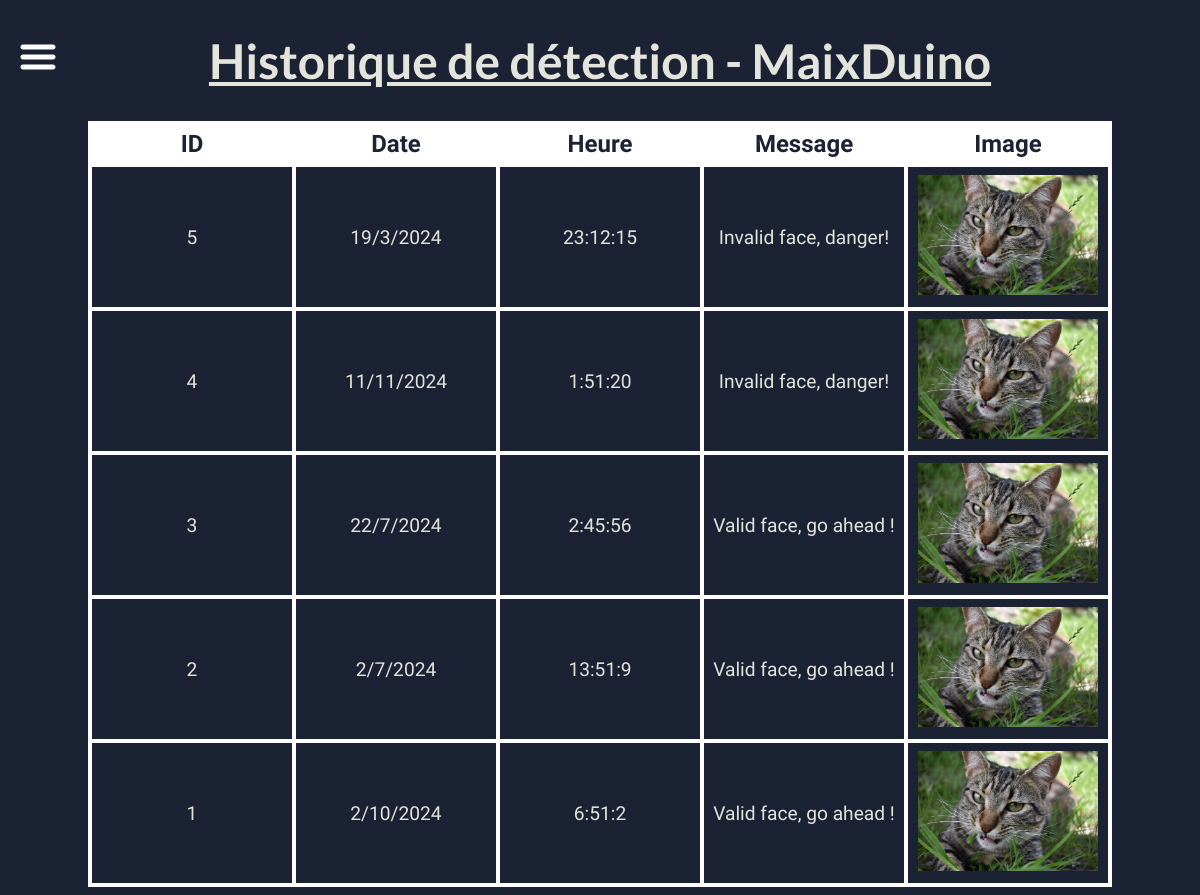
The app's page /history with its own data.
### tables this page shows
CREATE TABLE history (id INTEGER PRIMARY KEY, date TEXT, timestamp TEXT, text TEXT, path TEXT);

### main.py (the view)
@app.route('/history', methods=['GET'])
def history():
    conn = sqlite3.connect('history.db')
    c = conn.cursor()
    history = c.execute('SELECT * FROM history ORDER BY id DESC').fetchall()
    conn.close()
    return render_template('history.html', history=history)

### templates/history.html (shortened to what this page needs)
<!DOCTYPE html>
<html>
<head>
 <link rel="stylesheet" href="{{ url_for('static', filename='styles/history.css') }}">
 <link rel="stylesheet" href="{{ url_for('static', filename='styles/common.css') }}">
</head>
<body>
    <nav>
        <div id="menu-container">
                    <img src="{{ url_for('static', filename='images/menu.svg') }}" height="30px" alt="menu"></img>
                    <ul>
                        <a href="/"><li>Alertes</li></a>
                        <a href="/history"><li>Historique</li></a>
                        <a href="/manage"><li>Gérer l'historique</li></a>
                    </ul>
        </div>
    </nav>
    <h1>Historique de détection - MaixDuino</h1>
    <table>
        <tr>
            <th scope="col">ID</th>
            <th scope="col">Date</th>
            <th scope="col">Heure</th>
            <th scope="col">Message</th>
            <th scope="col">Image</th>
        </tr>
        {% for line in history %}
         <tr>
             <td>{{line[0]}}</td>
             <td>{{line[1]}}</td>
             <td>{{line[2]}}</td>
             <td>{{line[3]}}</td>
             <td><img src="{{ url_for('serve_image', path=line[4]) }}" alt="Image"></td>
         </tr>
        {% endfor %}
    </table>
   </body>
</html>

### static/styles/history.css (style rules this page uses)
img { height: 120px; }
table { margin: auto; width: auto; }
table, th, td { border: 4px solid white; border-collapse: collapse; }
th, td { padding: 5px 0px; width: 200px; }
th { font-size: 1.5em; background-color:white; color: #1b2234; }
td { text-align:center; vertical-align: middle; font-size: 1.2em; height: 130px; }

### static/styles/common.css (style rules this page uses)
body { background-color: #1b2234; }
h1, h2, h3 { font-family: 'Lato', sans-serif; text-align:center; }
h1 { text-decoration: underline; font-size: 3em; }
* { font-family: 'Quattrocento Sans', sans-serif; color: #E3E4DB; }
nav img { display:block; padding-top: 5px; margin:0px 10px; height: 40px; }
nav { height: 40px; margin-bottom:10px; position:absolute; }
#menu-container { z-index: 2; position: absolute; height: 160px; width:150px; border-radius: 10px; transition: all 0.5s ease-in-out; }
nav ul { flex-direction: column; align-items: start; padding-left:0px; margin-top:10px; }
nav a { text-decoration: none; }

### records on screen
history: id "5", date "19/3/2024", timestamp "23:12:15", text "Invalid face, danger!", path (picture)
history: id "4", date "11/11/2024", timestamp "1:51:20", text "Invalid face, danger!", path (picture)
history: id "3", date "22/7/2024", timestamp "2:45:56", text "Valid face, go ahead !", path (picture)
history: id "2", date "2/7/2024", timestamp "13:51:9", text "Valid face, go ahead !", path (picture)
history: id "1", date "2/10/2024", timestamp "6:51:2", text "Valid face, go ahead !", path (picture)
